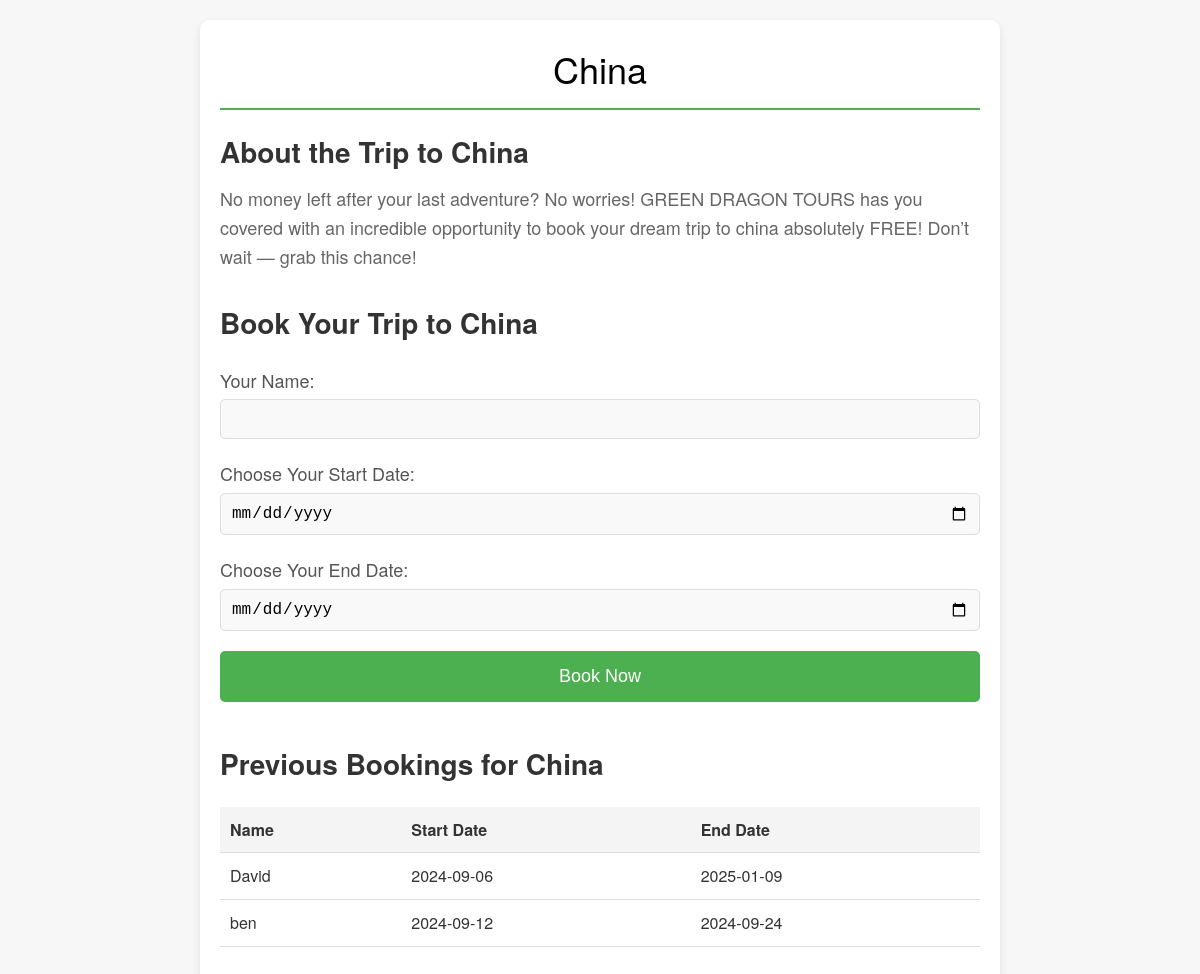
The page /destination/china on the database its author committed.
### app.py (models this page shows)
class Booking(db.Model):
    id = db.Column(db.Integer, primary_key = True)
    name = db.Column(db.String(80), unique = False, nullable = False)
    start_date = db.Column(db.String(80), unique = False, nullable = False)
    end_date = db.Column(db.String(80), unique = False, nullable = False)
    destination_name = db.Column(db.String(80), unique = False, nullable = False)

### app.py (the view)
@app.route('/destination/<destination_name>')
def trips(destination_name):
    bookings = Booking.query.filter_by(destination_name=destination_name).all()
    return render_template("destination.html", destination_name=destination_name, bookings=bookings)

### templates/destination.html (shortened to what this page needs)
<!doctype html>
<html lang="en">
<head>
    <link rel="stylesheet" href="/static/css/destination/destination_style.css">
</head>
<body>
    <div class="container">
        <header>
            <h1>{{ destination_name | capitalize }}</h1>
        </header>
        <section class="info">
            <h2>About the Trip to {{ destination_name | capitalize }}</h2>
            <p>
                No money left after your last adventure? No worries! GREEN DRAGON TOURS has you covered with an incredible opportunity to book your dream trip to {{ destination_name }} absolutely FREE! Don’t wait — grab this chance!
            </p>
        </section>
        <section class="booking">
            <h2>Book Your Trip to {{ destination_name | capitalize }}</h2>
            <form action="\book" method="post" class="booking-form">
                <label for="name">Your Name:</label>
                <input type="text" id="name" name="name" required>
                <label for="start-date">Choose Your Start Date:</label>
                <input type="date" id="start-date" name="start_date" required>
                <label for="end-date">Choose Your End Date:</label>
                <input type="date" id="end-date" name="end_date" required>
                <button type="submit">Book Now</button>
            </form>
        </section>
<section class="previous-bookings">
    <h2>Previous Bookings for {{ destination_name | capitalize }}</h2>
    <table>
        <thead>
            <tr>
                <th>Name</th>
                <th>Start Date</th>
                <th>End Date</th>
            </tr>
        </thead>
        <tbody>
            {% for booking in bookings %}
            <tr>
                <td>{{ booking.name }}</td>
                <td>{{ booking.start_date }}</td>
                <td>{{ booking.end_date }}</td>
            </tr>
            {% endfor %}
        </tbody>
    </table>
</section>
    </div>
</body>
</html>

### static/css/destination/destination_style.css (style rules this page uses)
* { margin: 0; padding: 0; box-sizing: border-box; }
body { font-family: 'Helvetica Neue', Arial, sans-serif; background-color: #f7f7f7; color: #333; line-height: 1.6; padding: 20px; }
.container { max-width: 800px; margin: 0 auto; padding: 20px; background-color: #fff; border-radius: 10px; box-shadow: 0 4px 10px rgba(0, 0, 0, 0.1); }
header { margin-bottom: 20px; }
header h1 { font-size: 36px; font-weight: 300; color: #000000; border-bottom: 2px solid #4CAF50; padding-bottom: 10px; text-align: center; }
section.info { margin-bottom: 30px; }
section.info h2 { font-size: 28px; color: #333; margin-bottom: 10px; }
section.info p { font-size: 18px; color: #666; }
section.booking h2 { font-size: 28px; color: #333; margin-bottom: 20px; }
.booking-form { display: flex; flex-direction: column; }
.booking-form label { font-size: 18px; margin-bottom: 5px; color: #555; }
.booking-form input[type="date"] { padding: 10px; font-size: 16px; margin-bottom: 20px; border: 1px solid #ddd; border-radius: 5px; background-color: #f9f9f9; }
.booking-form input[type="text"] { padding: 10px; font-size: 16px; margin-bottom: 20px; border: 1px solid #ddd; border-radius: 5px; background-color: #f9f9f9; }
.booking-form button { padding: 15px; font-size: 18px; color: #fff; background-color: #4CAF50; border: none; border-radius: 5px; cursor: pointer; transition: background-color 0.3s ease; }
.previous-bookings { margin-top: 40px; }
.previous-bookings h2 { font-size: 28px; color: #333; margin-bottom: 20px; }
table { width: 100%; border-collapse: collapse; margin-bottom: 20px; }
table th, table td { padding: 10px; text-align: left; border-bottom: 1px solid #ddd; color: #333; }
table th { background-color: #f4f4f4; font-weight: 600; }

### rows shown on the page
Booking: name "David", start_date "2024-09-06", end_date "2025-01-09"
Booking: name "ben", start_date "2024-09-12", end_date "2024-09-24"

### other values the page prints
{{ destination_name | capitalize }} "China"
{{ destination_name }} "china"
